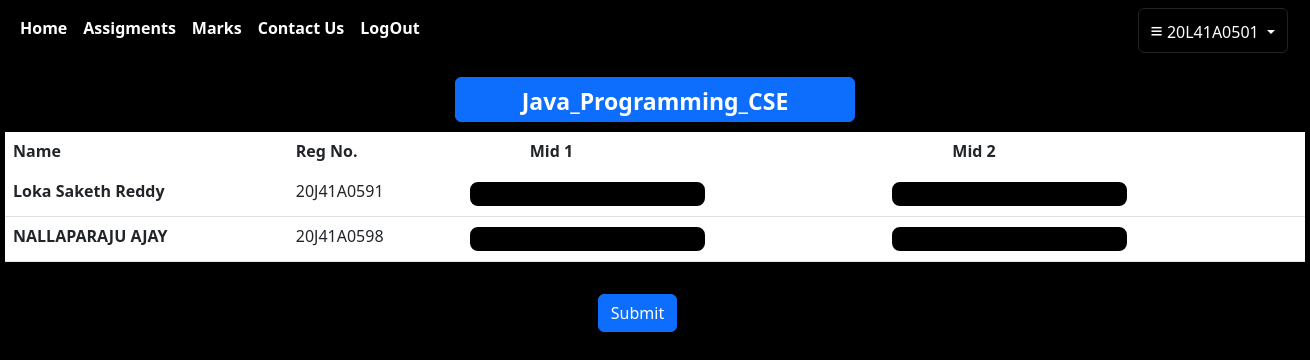
Screenshot of /marks (signed in) with the database file from the repository.
### user/models.py (models this page shows, shortened)
class LoginDetails(models.Model):
    username=models.CharField(max_length=20,primary_key=True)
    password=models.CharField(max_length=20)
    name=models.CharField(max_length=50,default="")
    usertype=models.CharField(max_length=30,default="usertype")
    dept=models.CharField(max_length=30,default="department")

### user/views.py (the view, shortened to what this page needs)
# urls.py: path('marks',views.marks),
def marks(request):
    uname=request.session.get('uname')
    fac=LoginDetails.objects.get(username=uname)
    students=LoginDetails.objects.filter(usertype="Student")
    return render(request,'marks.html',{'students':students,'sub':fac.dept,'fac':fac})

### user/templates/marks.html (shortened to what this page needs)
{% extends 'base2.html'%}
{% block content%}
<center>
<button class="btn btn-primary mt-3" style="width:400px;height:45px;font-size:23px;"><b>{{sub}}</b></button><br>
</center>
<center>
    <div class="btn-group" style="margin-top:10px;">
<form action="/marks" method="post">
        <table class="table text-white" style="width:1300px;">
            <thead>
              <tr>
                <th scope="col">Name</th>
                <th scope="col">Reg No.</th>
                <th scope="col" style="padding-left:70px;">Mid 1</th>
                <th scope="col" style="padding-left:70px;">Mid 2</th>
              </tr>
            </thead>
            <tbody class="table-group-divider">
                {% for student in students%}
                <tr>
                    <th scope="row">{{student.name}}</th>
                    <td>{{student.username}}</td>
                    <td><input type="number" name="{{student.username}}" class="text-primary bg-black text-white" style="border:2px solid white;border-radius:10px;"></td>
                    <td><input type="number" name="{{student.name}}"class="text-primary bg-black text-white" style="border:2px solid white;border-radius:10px;"></td>
                </tr>
                {% endfor %}
            </tbody>
          </table>
        </div>
        <br>
        <input type="submit" class="btn btn-primary" style="margin-right:35px;">
</center>
{% endblock%}

### user/templates/base2.html (shortened to what this page needs)
<html>
<head>
    <link href="https://cdn.jsdelivr.net/npm/bootstrap@5.3.0-alpha1/dist/css/bootstrap.min.css" rel="stylesheet">
</head>
<body class="bg-black">
    <nav class="navbar navbar-expand-lg sticky-top" style="background-color:black;">
        <div class="container-fluid">
          <div class="collapse navbar-collapse" id="navbarNav">
            <ul class="navbar-nav">
              <li class="nav-item">
                <a class="nav-link text-white" href="/faculty"><strong>Home</strong></a>
              </li>
              <li class="nav-item">
                <a class="nav-link text-white" href="/assignments"><strong>Assigments</strong></a>
              </li>
              <li class="nav-item">
                <a class="nav-link text-white" href="/marks"><strong>Marks</strong></a>
              </li>
              <li class="nav-item">
                <a class="nav-link text-white" href="#"><strong>Contact Us</strong></a>
              </li>
              <li class="nav-item">
                <a class="nav-link text-white" href="/logoutf"><strong>LogOut</strong></a>
              </li>
              <li class="nav-item dropdown" style="position:relative;left:710px;">
                <button class="btn btn-dark dropdown-toggle bg-black" data-bs-toggle="dropdown" aria-expanded="false">
                 <p style="font-size:130%;display:inline;">&equiv;</p> {{fac.username}}
                </button>
              </li>
            </ul>
          </div>
        </div>
      </nav>
      {% block content %}
      {% endblock %}
    </body>
</html>

### rows the page displays
LoginDetails: username "20L41A0501", dept "Java_Programming_CSE"
LoginDetails: name "Loka Saketh Reddy", username "20J41A0591"
LoginDetails: name "NALLAPARAJU AJAY", username "20J41A0598"
